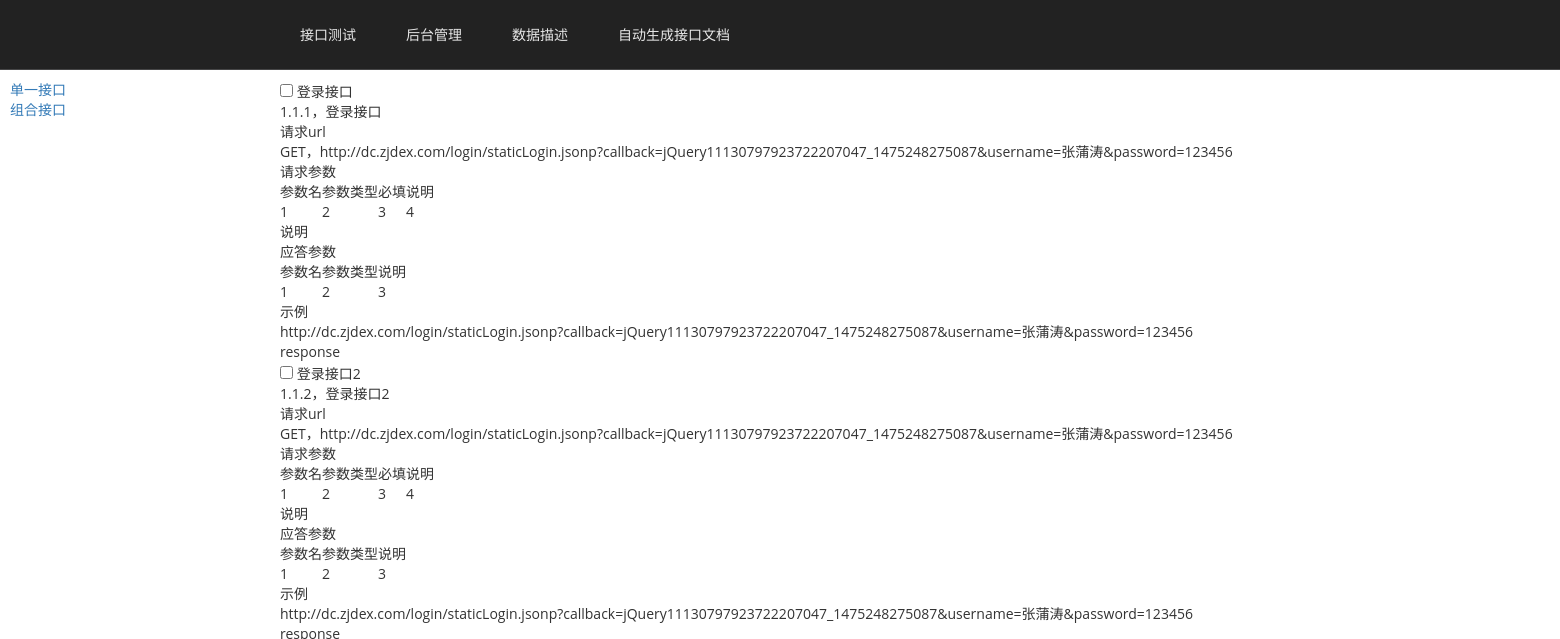
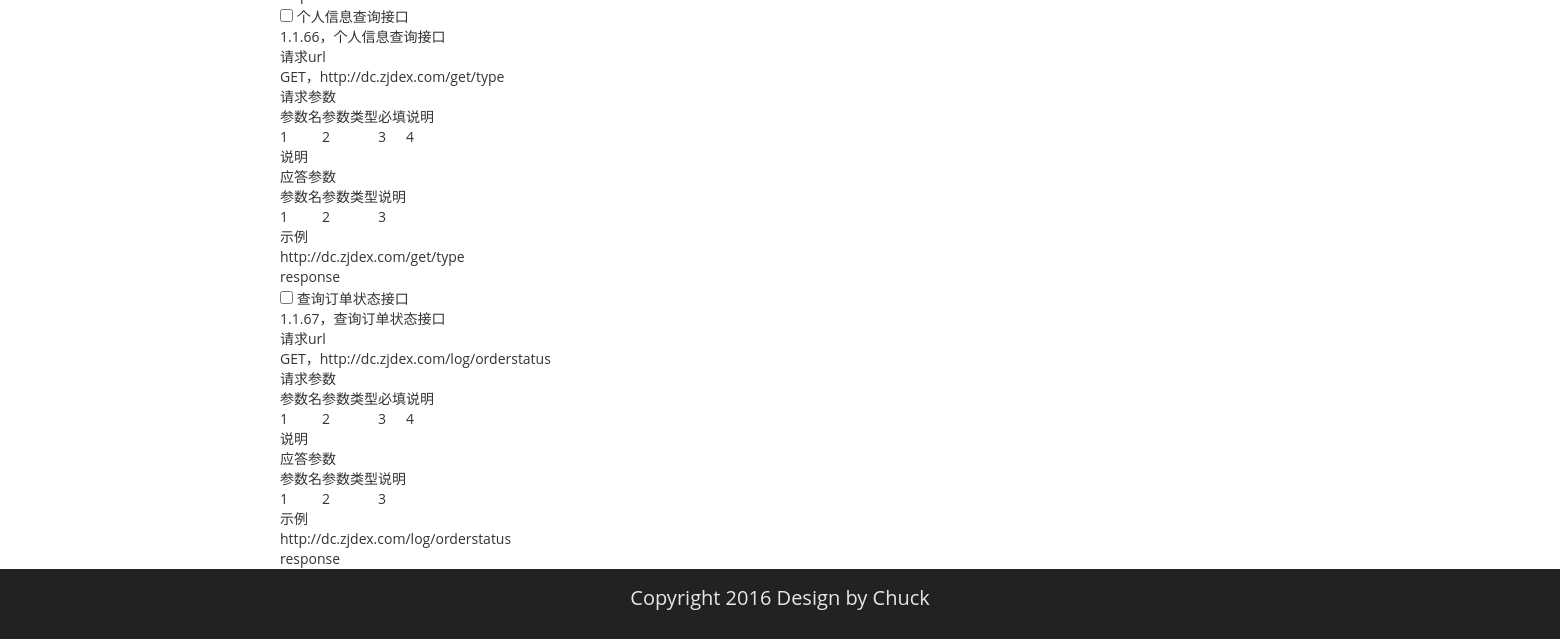
The app's page /testtools/intf/autodoc/, older data (2 pictures, top to bottom).
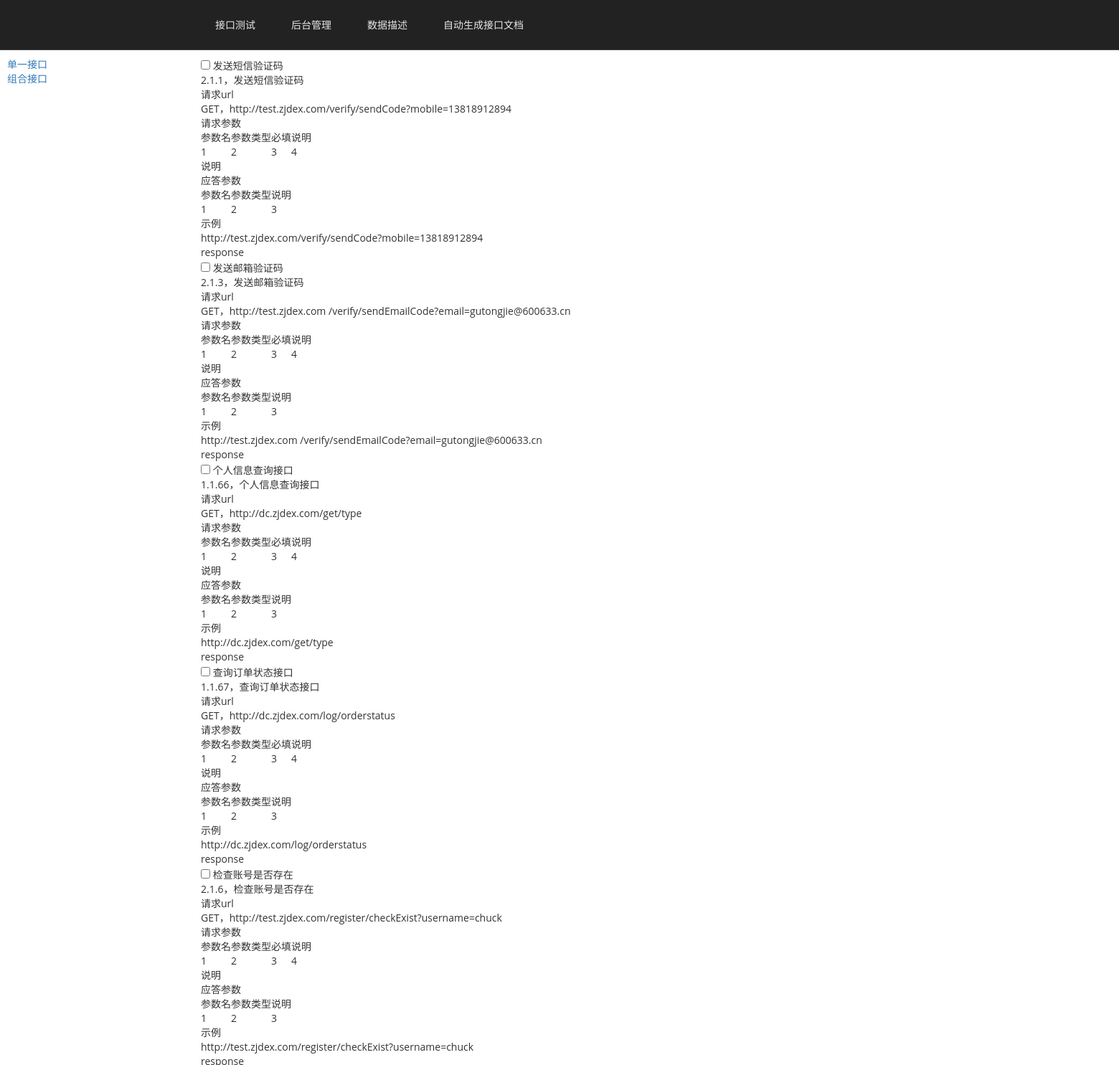
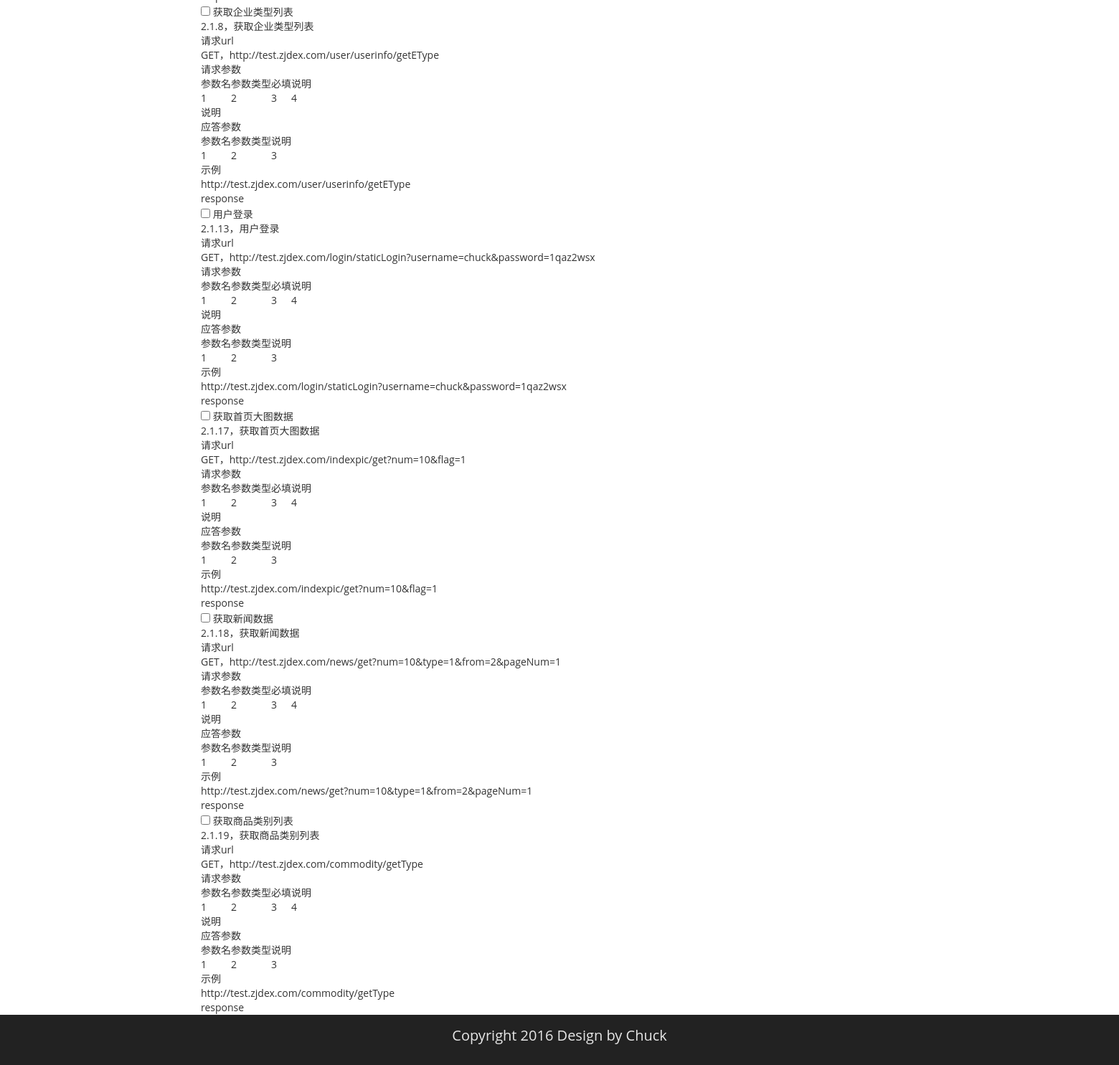
The same page, newer data (2 pictures, top to bottom).
### testtools/models.py (models this page shows, shortened)
class Intf(models.Model):
    category_id = models.IntegerField()
    category_name = models.CharField(max_length=200,null=True,blank=True)
    upper = models.IntegerField()
    remark = models.TextField(null=True,blank=True)
    interface_sn = models.CharField(max_length=10,null=True,blank=True)
    interface_name = models.CharField(max_length=200,null=True,blank=True)
    request_method = models.CharField(max_length=20,null=True,blank=True)
    request_link = models.CharField(max_length=255,null=True,blank=True)
    response_data = models.TextField(null=True,blank=True)
    context = models.CharField(max_length=255,null=True,blank=True)
    interface_desc = models.CharField(max_length=255,null=True,blank=True)

### testtools/views.py (the view)
def AutoDoc(request):
    category_list = Intf.objects.filter(upper = 0)
    interface_list = Intf.objects.filter(Q(upper=10000)|Q(upper=50000))
    return render(request, 'testtools/autodoc.html',{'category_list':category_list,'interface_list':interface_list})

### testtools/templates/testtools/autodoc.html
{% extends 'testtools/base.html' %}
{% load staticfiles %}
{% block content %}
<div id = "mainbody">
<div id = "rightside">
    <div id = "doclist">
    {% for intf in interface_list %}
        <p><input type="checkbox" name="vehicle" value="Bike" /> {{intf.interface_name}}</p>
        <p>{{intf.interface_sn}}，{{intf.interface_name}}</p>
        <p>请求url</p>
        <p>{{intf.request_method}}，{{intf.request_link}}</p>
        <p>请求参数</p>
            <table>
                <tr>
                    <td>参数名</td><td>参数类型</td><td>必填</td><td>说明</td>
                </tr>
                <tr>
                    <td>1</td><td>2</td><td>3</td><td>4</td>
                </tr>
                <tr>
                    <td>说明</td>
                </tr>
            </table>
        <p>应答参数</p>
            <table>
                    <tr>
                        <td>参数名</td><td>参数类型</td><td>说明</td>
                    </tr>
                    <tr>
                        <td>1</td><td>2</td><td>3</td>
                    </tr>
                </table>
        <p>示例</p>
            <p>{{intf.request_link}}</p>
            <p>response</p>
    {% endfor %}
    </div>
</div>
</div>
{% endblock %}

### testtools/templates/testtools/base.html (shortened to what this page needs)
<!DOCTYPE html>
<html lang="en">
    <head>
        <link rel="stylesheet" href="/static/testtools/css/bootstrap.min.css">
        <link href="/static/testtools/css/index.css" rel="stylesheet"/>
    </head>
<body>
    {% include 'testtools/header.html' %}
    {% include 'testtools/leftside.html' %}
    {% block content %}{% endblock %}
    {% include 'testtools/footer.html' %}
</body>
</html>

### testtools/templates/testtools/header.html
<header>
  <nav id="nav">
    <ul>
      <li><a href="/testtools/index/">接口测试</a></li>
      <li><a href="/admin/" target="_blank">后台管理</a></li>
      <li><a href=" {% url 'testtools:datadesc' %}" target="_blank">数据描述</a></li>
      <li><a href=" {% url 'testtools:autodoc' %}" target="_blank">自动生成接口文档</a></li>
    </ul>
  </nav>
</header>

### testtools/templates/testtools/leftside.html
<div id="leftside">
    {% for intf in category_list %}
    <a href="/testtools/index/{{intf.category_id}}/">{{intf.category_name}}</a></br>
    {% endfor %}
</div>

### testtools/templates/testtools/footer.html
<footer>
  <div id = 'foot'>
    <p align="center">Copyright 2016 Design by Chuck</p>
  </div>
</footer>

### testtools/static/testtools/css/index.css (style rules this page uses)
body,div,dl,dt,dd,ul,ol,li,h1,h2,h3,h4,h5,h6,pre,form,fieldset,input,textarea,p,blockquote,th,td,hr { margin:0;padding:0 }
table { border-collapse:collapse;border-spacing:0 }
ol,ul { list-style:none }
body { font-family: 微软雅黑 ,"Open Sans", sans-serif;font-size: 14px;font-weight: normal; }
header { width: 100%; background: #222; height: 70px; border-bottom: #464647 1px solid; }
header nav { margin: 0 auto; width: 1000px; text-align: center; padding-top: 15px }
header nav ul li { line-height: 40px; display: inline }
header nav ul li a { color: #E7E7E7; display: block; padding: 0 20px; margin-right: 10px; float: left }
#leftside { margin :10px 0px 0px 10px ;width:260px;height:100%;border-top: 0px;border-left: 0px;color: #808080;position: fixed;overflow-y: auto; }
#rightside { margin :10px 0px 0px 280px;width:1280px;height:100%;float: left }
#foot { width: 100%; height:70px; background: #222; float:left;color: #E7E7E7; }
#foot p { margin:15px 10px;font-size: 20px; }

Row changes from the older to the newer data that the page shows:
changed Intf: interface_name "登录接口" → "发送短信验证码"; interface_sn "1.1.1" → "2.1.1"; request_link "http://dc.zjdex.com/login/staticLogin.jsonp?callback=jQuery11130797923722207047_1475248275087&username=张蒲涛&password=123456" → "http://test.zjdex.com/verify/sendCode?mobile=13818912894"
changed Intf: interface_name "登录接口2" → "发送邮箱验证码"; interface_sn "1.1.2" → "2.1.3"; request_link "http://dc.zjdex.com/login/staticLogin.jsonp?callback=jQuery11130797923722207047_1475248275087&username=张蒲涛&password=123456" → "http://test.zjdex.com /verify/sendEmailCode?email=gutongjie@600633.cn"
added Intf: interface_name "检查账号是否存在", interface_sn "2.1.6", request_method "GET", request_link "http://test.zjdex.com/register/checkExist?username=chuck"
added Intf: interface_name "获取企业类型列表", interface_sn "2.1.8", request_method "GET", request_link "http://test.zjdex.com/user/userinfo/getEType"
added Intf: interface_name "用户登录", interface_sn "2.1.13", request_method "GET", request_link "http://test.zjdex.com/login/staticLogin?username=chuck&password=1qaz2wsx"
added Intf: interface_name "获取首页大图数据", interface_sn "2.1.17", request_method "GET", request_link "http://test.zjdex.com/indexpic/get?num=10&flag=1"
added Intf: interface_name "获取新闻数据", interface_sn "2.1.18", request_method "GET", request_link "http://test.zjdex.com/news/get?num=10&type=1&from=2&pageNum=1"
added Intf: interface_name "获取商品类别列表", interface_sn "2.1.19", request_method "GET", request_link "http://test.zjdex.com/commodity/getType"
